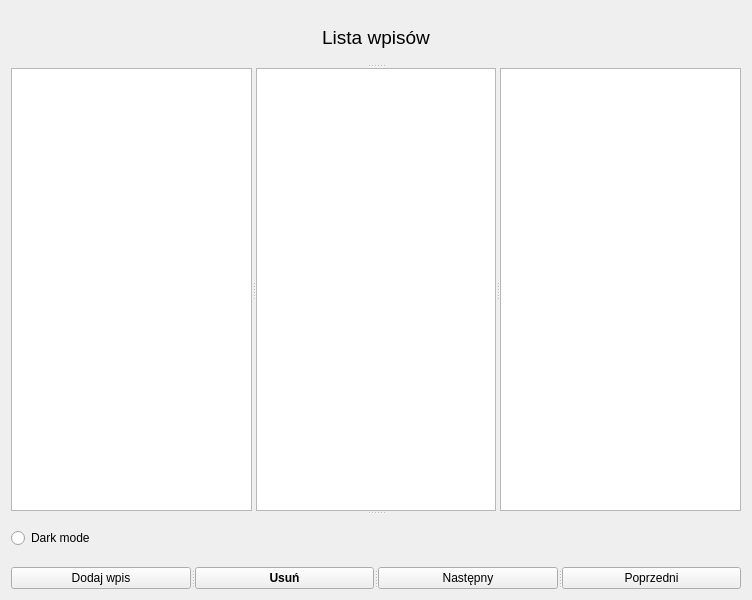
<?xml version="1.0" encoding="UTF-8"?>
<ui version="4.0">
 <class>Pamietnik</class>
 <widget class="QWidget" name="Pamietnik">
  <property name="geometry">
   <rect>
    <x>0</x>
    <y>0</y>
    <width>752</width>
    <height>600</height>
   </rect>
  </property>
  <property name="minimumSize">
   <size>
    <width>0</width>
    <height>0</height>
   </size>
  </property>
  <property name="mouseTracking">
   <bool>false</bool>
  </property>
  <property name="tabletTracking">
   <bool>false</bool>
  </property>
  <property name="windowTitle">
   <string>Pamietnik</string>
  </property>
  <layout class="QVBoxLayout" name="verticalLayout">
   <item>
    <widget class="QSplitter" name="splitter_3">
     <property name="orientation">
      <enum>Qt::Vertical</enum>
     </property>
     <widget class="QLabel" name="label">
      <property name="font">
       <font>
        <pointsize>14</pointsize>
       </font>
      </property>
      <property name="text">
       <string>Lista wpisów</string>
      </property>
      <property name="alignment">
       <set>Qt::AlignCenter</set>
      </property>
     </widget>
     <widget class="QSplitter" name="splitter">
      <property name="orientation">
       <enum>Qt::Horizontal</enum>
      </property>
      <widget class="QTextEdit" name="textEdit_3"/>
      <widget class="QTextEdit" name="textEdit_2"/>
      <widget class="QTextEdit" name="textEdit_4"/>
     </widget>
     <widget class="QRadioButton" name="radioButton">
      <property name="text">
       <string>Dark mode</string>
      </property>
     </widget>
    </widget>
   </item>
   <item>
    <widget class="QSplitter" name="splitter_2">
     <property name="orientation">
      <enum>Qt::Horizontal</enum>
     </property>
     <widget class="QPushButton" name="dodajButton">
      <property name="text">
       <string>Dodaj wpis</string>
      </property>
     </widget>
     <widget class="QPushButton" name="usunButton">
      <property name="font">
       <font>
        <bold>true</bold>
       </font>
      </property>
      <property name="text">
       <string>Usuń</string>
      </property>
     </widget>
     <widget class="QPushButton" name="nextButton">
      <property name="text">
       <string>Następny</string>
      </property>
     </widget>
     <widget class="QPushButton" name="prevButton">
      <property name="text">
       <string>Poprzedni</string>
      </property>
     </widget>
    </widget>
   </item>
  </layout>
 </widget>
 <resources/>
 <connections/>
</ui>
